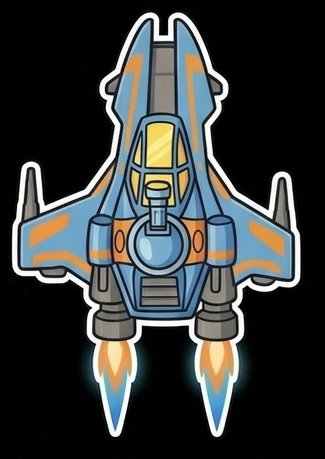
#> input picture space-battle/spaceship.png, 325 x 459 px
$ python remove_bg.py
#> lines starting #> are read from the running program, lines starting #| are printed output that depends on the picture
from PIL import Image
import collections
import sys

def remove_background(input_path, output_path, threshold=50):
#> called with input_path = 'spaceship.png', output_path = 'spaceship_transparent.png', threshold = 50
    try:
        img = Image.open(input_path).convert('RGBA')
#> img is the input picture: PIL image 325x459 RGBA; mean R, G, B, A 54.9, 58.1, 57.5, 255
        width, height = img.size
#> width = 325; height = 459
        pixels = img.load()

        queue = collections.deque()
        visited = set()

        # Add all border pixels to start
        for x in range(width):
            queue.append((x, 0))
            queue.append((x, height - 1))
            visited.add((x, 0))
            visited.add((x, height - 1))

        for y in range(height):
            queue.append((0, y))
            queue.append((width - 1, y))
            visited.add((0, y))
            visited.add((width - 1, y))

        # BFS to find contiguous dark background pixels
        while queue:
            x, y = queue.popleft()
            r, g, b, a = pixels[x, y]

            # If the pixel is close to black
            if r < threshold and g < threshold and b < threshold:
                pixels[x, y] = (0, 0, 0, 0) # Make transparent

                # Check neighbors
                for dx, dy in [(0, 1), (1, 0), (0, -1), (-1, 0)]:
                    nx, ny = x + dx, y + dy
                    if 0 <= nx < width and 0 <= ny < height and (nx, ny) not in visited:
                        visited.add((nx, ny))
                        queue.append((nx, ny))
#> this loop made 90452 passes
#> (r, g, b) on passes 1 to 3: (1, 1, 1), (0, 0, 0), (0, 0, 0)
#> after the loop, visited = 90448 items

        img.save(output_path, "PNG")
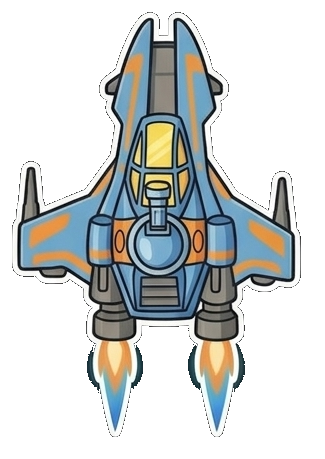
#> saved as spaceship_transparent.png: PIL image 325x459 RGBA; mean R, G, B, A 54.2, 57.3, 56.6, 103.1; transparent parts drawn white
        print("Success")
    except Exception as e:
        print(f"Error: {e}")

if __name__ == "__main__":
    remove_background('spaceship.png', 'spaceship_transparent.png')

$ run again, with space-battle/alien1.png copied over space-battle/spaceship.png
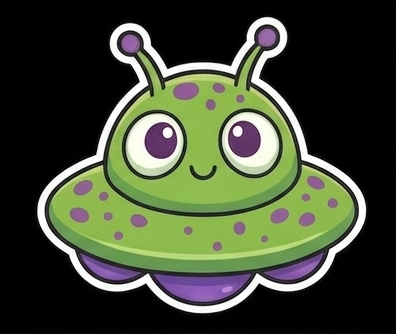
#> input picture space-battle/alien1.png, 396 x 334 px
#> in remove_background, img is the input picture: PIL image 396x334 RGBA; mean R, G, B, A 64.4, 72.1, 52, 255
#> the loop in remove_background, `while queue:` made 73912 passes
#> (r, g, b) on passes 1 to 3: (2, 2, 2), (0, 0, 0), (2, 2, 2)
#> after the loop in remove_background, `while queue:`: visited = 73908 items
#> in remove_background, `img.save(output_path, "PNG")`:
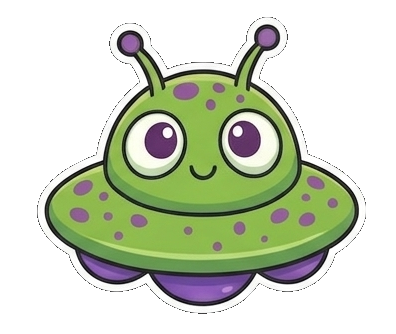
#> saved as spaceship_transparent.png: PIL image 396x334 RGBA; mean R, G, B, A 63.9, 71.5, 51.5, 114.5; transparent parts drawn white

$ run again, with space-battle/alien2.png copied over space-battle/spaceship.png
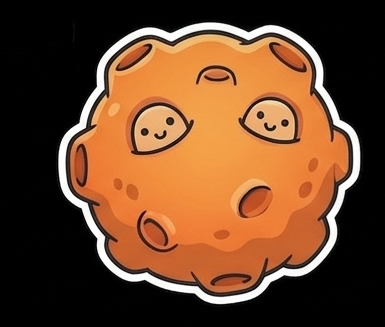
#> input picture space-battle/alien2.png, 385 x 327 px
#> in remove_background, img is the input picture: PIL image 385x327 RGBA; mean R, G, B, A 107.8, 69.3, 42, 255
#> the loop in remove_background, `while queue:` made 61921 passes
#> (r, g, b) on passes 1 to 3: (1, 1, 1), (1, 1, 1), (0, 0, 0)
#> after the loop in remove_background, `while queue:`: visited = 61917 items
#> in remove_background, `img.save(output_path, "PNG")`:
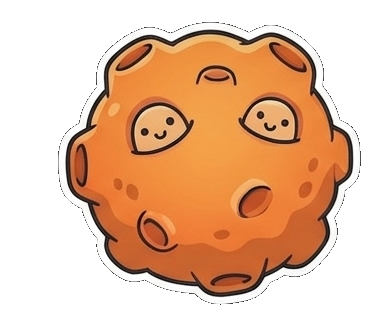
#> saved as spaceship_transparent.png: PIL image 385x327 RGBA; mean R, G, B, A 107.4, 68.9, 41.6, 131.3; transparent parts drawn white
